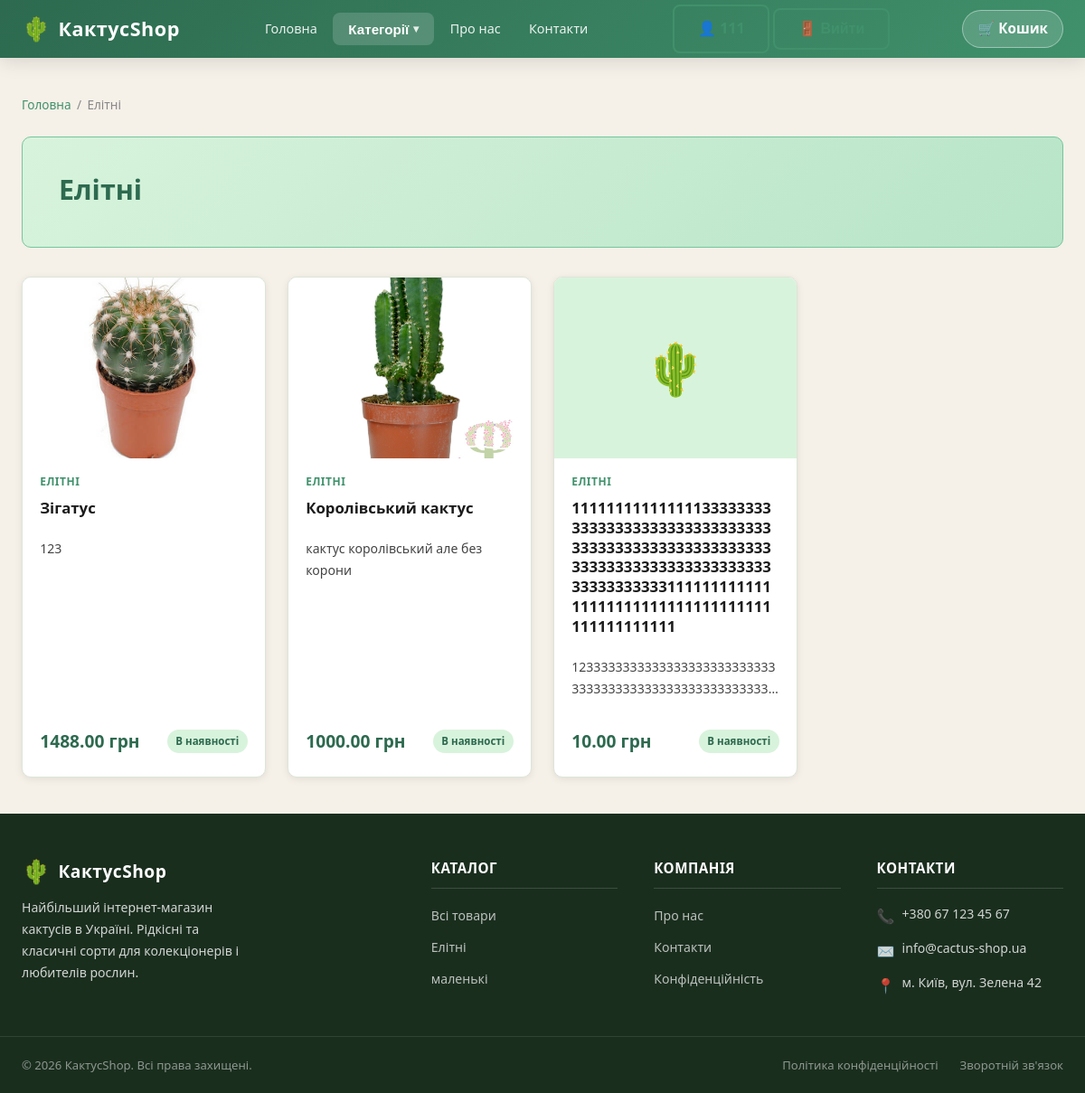
The app's page /category/elitni/ (signed in) with its own data.
### shop/models.py (models this page shows, shortened)
class Category(models.Model):
    name = models.CharField('Назва', max_length=100)
    slug = models.SlugField('Слаг', unique=True)
    description = models.TextField('Опис', blank=True)
    created_at = models.DateTimeField(auto_now_add=True)
    updated_at = models.DateTimeField(auto_now=True)
    class Meta:
        verbose_name = 'Категорія'
        verbose_name_plural = 'Категорії'

class Product(models.Model):
    category = models.ForeignKey(
        Category,
        on_delete=models.CASCADE,
        related_name='products',
        verbose_name='Категорія'
    )
    name = models.CharField('Назва товару', max_length=150)
    slug = models.SlugField('Слаг', unique=True)
    price = models.DecimalField('Ціна', max_digits=10, decimal_places=2)
    stock = models.PositiveIntegerField('Кількість на складі', default=0)
    description = models.TextField(
        'Опис товару',
        blank=True,
        validators=[MaxLengthValidator(2000)],
    )
    image_url = models.URLField('Фото URL', blank=True)
    image = models.ImageField('Фото товару', upload_to='products/', blank=True, null=True)
    available = models.BooleanField('В наявності', default=True)
    created_at = models.DateTimeField(auto_now_add=True)
    updated_at = models.DateTimeField(auto_now=True)
    class Meta:
        verbose_name = 'Товар'
        verbose_name_plural = 'Товари'

### shop/views.py (the view)
# urls.py: path('category/<slug:slug>/', views.category, name='category'),
def category(request, slug):
    categories = Category.objects.all()
    category_obj = get_object_or_404(Category, slug=slug)
    products_list = category_obj.products.filter(available=True)
    paginator = Paginator(products_list, 6)
    page_number = request.GET.get('page')
    products = paginator.get_page(page_number)
    context = {
        'categories': categories,
        'category': category_obj,
        'products': products,
        'is_paginated': products.has_other_pages(),
        'page_obj': products,
        'paginator': paginator,
    }
    return render(request, 'shop/category.html', context)

### shop/context_processors.py (called while the page is built)
def cart_info(request):
    cart_count = 0
    try:
        if request.session.session_key:
            order = Order.objects.filter(
                session_key=request.session.session_key,
                is_completed=False
            ).prefetch_related('items').first()
            if order:
                cart_count = order.get_total_items()
    except Exception:
        pass
    return {'cart_count': cart_count}

### shop/templates/shop/category.html (shortened to what this page needs)
{% extends 'shop/base.html' %}
{% block content %}
<div class="breadcrumb">
    <a href="{% url 'shop:main' %}">Головна</a>
    <span class="breadcrumb__sep">/</span>
    <span>{{ category.name }}</span>
</div>
<div class="category-header">
    <h1>{{ category.name }}</h1>
</div>
{% if products %}
    <div class="products-grid">
        {% for product in products %}
        <div class="product-card">
            <div class="product-card__image-wrap">
                {% if product.image %}
                    <img src="{{ product.image.url }}" alt="{{ product.name }}">
                {% elif product.image_url %}
                    <img src="{{ product.image_url }}" alt="{{ product.name }}">
                {% else %}
                    <span class="product-card__no-image">🌵</span>
                {% endif %}
            </div>
            <div class="product-card__body">
                <span class="product-card__category">{{ product.category.name }}</span>
                <div class="product-card__name">
                    <a href="{% url 'shop:product_detail' product.slug %}">{{ product.name }}</a>
                </div>
                {% if product.description %}
                    <p class="product-card__desc">{{ product.description }}</p>
                {% endif %}
                <div class="product-card__footer">
                    <span class="product-card__price">{{ product.price }} грн</span>
                    {% if product.available %}
                        <span class="badge-available">В наявності</span>
                    {% else %}
                        <span class="badge-unavailable">Немає</span>
                    {% endif %}
                </div>
            </div>
        </div>
        {% endfor %}
    </div>
{% else %}
    <div class="empty-state">
        <div class="empty-state__icon">🌵</div>
        <h2>У цій категорії поки немає товарів</h2>
        <p><a href="{% url 'shop:main' %}">Переглянути всі товари</a></p>
    </div>
{% endif %}
{% endblock %}

### shop/templates/shop/base.html (shortened to what this page needs)
<!DOCTYPE html>
<html lang="uk">
<head>
    {% load static %}
    <link rel="stylesheet" href="{% static 'shop/css/style.css' %}">
</head>
<body>
<header>
    <div class="header-inner">
        <a href="{% url 'shop:main' %}" class="logo">
            <span class="logo-icon">🌵</span>
            <span>КактусShop</span>
        </a>
        <nav class="main-nav">
            <ul>
                <li><a href="{% url 'shop:main' %}">Головна</a></li>
                {% if categories %}
                <li class="nav-categories">
                    <button type="button" class="nav-categories-toggle" aria-haspopup="true">Категорії</button>
                </li>
                {% endif %}
                <li><a href="{% url 'shop:about' %}">Про нас</a></li>
                <li><a href="{% url 'shop:contacts' %}">Контакти</a></li>
            </ul>
        </nav>
        <div class="auth-buttons">
            {% if user.is_authenticated %}
                <a href="{% url 'shop:profile' %}" class="btn btn-outline">👤 {{ user.username }}</a>
                <form method="post" action="{% url 'logout' %}" style="display:inline;">
                    <button type="submit" class="btn btn-outline">🚪 Вийти</button>
                </form>
            {% else %}
                <a href="{% url 'login' %}" class="btn btn-outline">🔑 Увійти</a>
                <a href="{% url 'shop:register' %}" class="btn btn-primary">📝 Реєстрація</a>
            {% endif %}
        </div>
        <a href="{% url 'shop:cart' %}" class="cart-btn" title="Кошик">
            🛒 Кошик
        </a>
    </div>
</header>
<main>
    {% block content %}{% endblock %}
</main>
<footer>
    <div class="footer-top">
        <div class="footer-brand">
            <div class="logo">
                <span class="logo-icon">🌵</span>
                <span>КактусShop</span>
            </div>
            <p>Найбільший інтернет-магазин кактусів в Україні. Рідкісні та класичні сорти для колекціонерів і любителів рослин.</p>
        </div>
        <div class="footer-col">
            <h4>Каталог</h4>
            <ul>
                <li><a href="{% url 'shop:main' %}">Всі товари</a></li>
                {% for cat in categories %}
                    <li><a href="{% url 'shop:category' cat.slug %}">{{ cat.name }}</a></li>
                {% endfor %}
            </ul>
        </div>
        <div class="footer-col">
            <h4>Компанія</h4>
            <ul>
                <li><a href="{% url 'shop:about' %}">Про нас</a></li>
                <li><a href="{% url 'shop:contacts' %}">Контакти</a></li>
                <li><a href="{% url 'shop:privacy' %}">Конфіденційність</a></li>
            </ul>
        </div>
        <div class="footer-col">
            <h4>Контакти</h4>
            <div class="footer-contact-item">
                <span class="footer-contact-item__icon">📞</span>
                <span>+380 67 123 45 67</span>
            </div>
            <div class="footer-contact-item">
                <span class="footer-contact-item__icon">✉️</span>
                <span>info@cactus-shop.ua</span>
            </div>
            <div class="footer-contact-item">
                <span class="footer-contact-item__icon">📍</span>
                <span>м. Київ, вул. Зелена 42</span>
            </div>
        </div>
    </div>
    <div class="footer-bottom">
        <div class="footer-bottom-inner">
            <p>&copy; 2026 КактусShop. Всі права захищені.</p>
            <div class="footer-bottom-links">
                <a href="{% url 'shop:privacy' %}">Політика конфіденційності</a>
                <a href="{% url 'shop:contacts' %}">Зворотній зв'язок</a>
            </div>
        </div>
    </div>
</footer>
</body>
</html>

### records on screen
Category: name "Елітні"
Product: image (picture), category.name "ЕЛІТНІ", name "Зігатус", description "123", price "1488.00", available "В наявності"
Product: image (picture), category.name "ЕЛІТНІ", name "Королівський кактус", description "кактус королівський але без корони", price "1000.00", available "В наявності"
Product: category.name "ЕЛІТНІ", name "111111111111111333333333333333333333333333333333333333333333333333333333333333333333333333333333333333311111111111111111111111111111111111111111111111", price "10.00", available "В наявності"
Category: name "маленькі"
